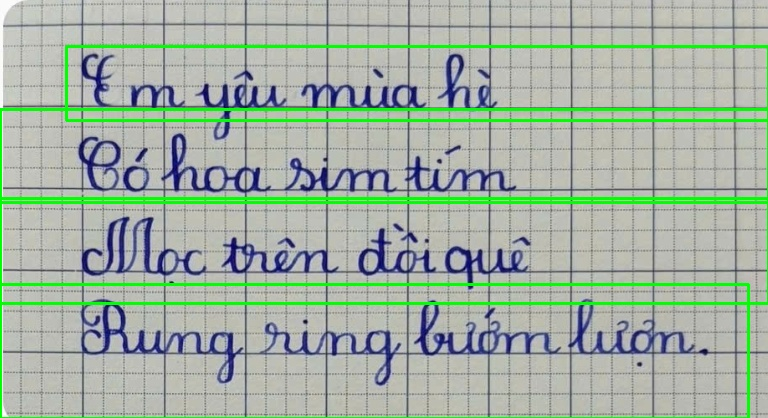
#> input picture services/ai-service/debug_physical_test.jpg, 768 x 418 px
$ python -i quality.py   (imports and definitions only)   (older library calls are emulated)
#> lines starting #> are read from the running program, lines starting #| are printed output that depends on the picture; after the words box and inside, x2 and y2 are one past the last pixel; in counts of white or black regions, pixels touching at a corner belong together
import os
from typing import List, Tuple, Optional


class QualityGate:
    """
    QualityGate implementation for MathVision Kids.
    Ensures that quality heuristics (blur, darkness, glare, crop framing)
    act as ADVISORY signals rather than hard short-circuits.
    Recognition MUST always be attempted for decodable, non-empty images.
    """

    def check_preflight(self, image_reference: str) -> Tuple[bool, Optional[str], List[str]]:
        """
        Performs essential preflight checks before detector/OCR invocation.
        Returns:
            can_continue (bool): True if recognition should proceed.
            hard_stop_reason (Optional[str]): Set only for non-decodable, corrupt, or proven empty images.
            quality_flags (List[str]): Advisory heuristics (e.g. ['BLUR'], ['DARK'], ['INCOMPLETE_CROP']).
        """
#> called with image_reference = '../../debug_physical_test.jpg'
        flags: List[str] = []

        # 1. Controlled fixture tags for test predictability
        if "corrupt" in image_reference:
            return False, "IMAGE_DECODE_FAILED", ["CORRUPT_PAYLOAD"]

        if "empty-image" in image_reference or "blank" in image_reference:
            return False, "IMAGE_EFFECTIVELY_EMPTY", ["EMPTY_IMAGE"]

        # Advisory tags — recognition STILL continues!
        if "quality-dark" in image_reference or "dark" in image_reference:
            flags.append("DARK")
        if "quality-blur" in image_reference or "blur" in image_reference:
            flags.append("BLUR")
        if "quality-incomplete-crop" in image_reference or "incomplete-crop" in image_reference:
            flags.append("INCOMPLETE_CROP")
        if "uneven-lighting" in image_reference:
            flags.append("UNEVEN_LIGHTING")

        # 2. Real image checks if image_reference is a local file path
        if os.path.exists(image_reference) and not image_reference.startswith("fixture://"):
            try:
                import cv2
                img = cv2.imread(image_reference)
#> img is the input picture: shape (418, 768, 3); mean B, G, R 163, 177.8, 161.9
                if img is None:
                    return False, "IMAGE_DECODE_FAILED", ["DECODE_ERROR"]

                gray = cv2.cvtColor(img, cv2.COLOR_BGR2GRAY)
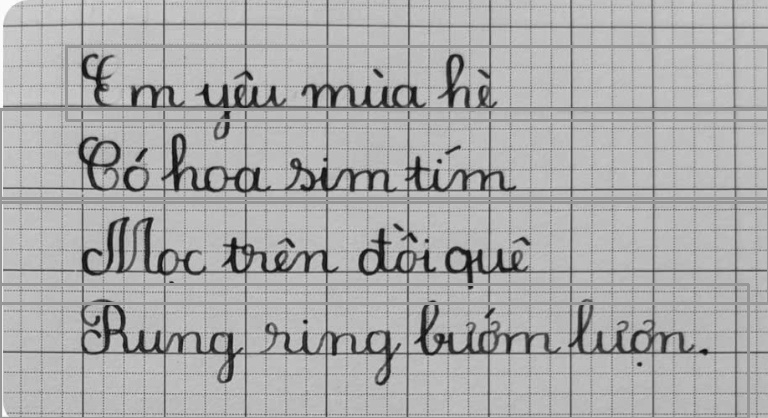
#> gray: shape (418, 768); min 8, max 255, mean 171.4
                # Otsu thresholding: invert so strokes are white foreground
                _, binary = cv2.threshold(gray, 0, 255, cv2.THRESH_BINARY_INV + cv2.THRESH_OTSU)
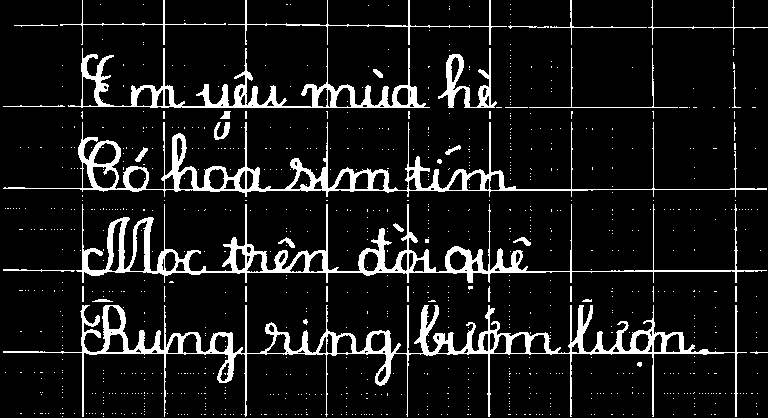
#> binary: shape (418, 768); 9.9% white; 898 white regions (860 under 20 px), largest, box (x1, y1, x2, y2) and area: (3, 305, 747, 417) 9252, (76, 204, 767, 283) 7060, (3, 122, 767, 197) 6310
                if cv2.countNonZero(binary) < 20:
                    return False, "IMAGE_EFFECTIVELY_EMPTY", ["EMPTY_IMAGE"]

                # Advisory blur metric (Laplacian variance)
                lap_var = cv2.Laplacian(gray, cv2.CV_64F).var()
#> lap_var = 1209.8
                if lap_var < 50.0 and "BLUR" not in flags:
                    flags.append("BLUR")

                # Advisory brightness metric
                if gray.mean() < 40.0 and "DARK" not in flags:
                    flags.append("DARK")

            except Exception:
                # Do not block recognition if OpenCV fails or is not present
                pass

        return True, None, flags

    def evaluate(self, image_reference: str) -> str:
        """
        Legacy evaluation method for backwards-compatibility.
        Returns advisory status string: 'PASS', 'NEEDS_RETAKE', or 'CROP_REQUIRED'.
        Note: The orchestrator uses check_preflight() to ensure recognition is attempted.
        """
        _, _, flags = self.check_preflight(image_reference)
        if "INCOMPLETE_CROP" in flags:
            return "CROP_REQUIRED"
        if "DARK" in flags or "BLUR" in flags:
            return "NEEDS_RETAKE"
        return "PASS"

>>> result = QualityGate().check_preflight('../../debug_physical_test.jpg')
